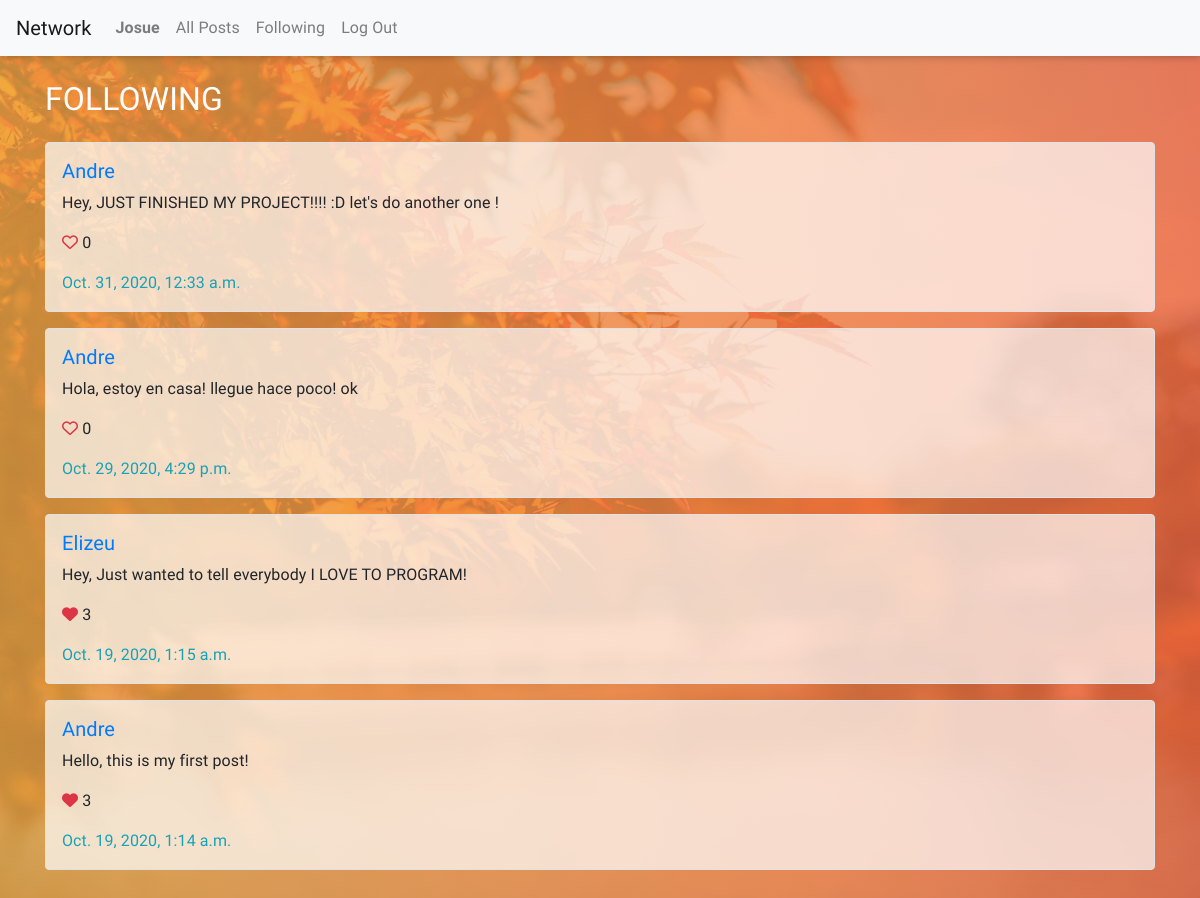
The app's page /following (signed in) with its own data.
### network/models.py (models this page shows, shortened)
class User(AbstractUser):
    def serialize(self):
        return {
            "id": self.id,
            "username": self.username,
            "email": self.email
        }

class Posts(models.Model):
    post = models.TextField()
    user = models.ForeignKey(User, on_delete=models.CASCADE)
    date = models.DateTimeField(auto_now=True)
    likes = models.ManyToManyField(User, related_name='likes')
    class Meta:
        verbose_name_plural = 'Posts'

### network/views.py (the view)
# urls.py: path('following', views.following, name="following"),
@login_required(login_url='/login')
def following(request):
    user_f = User.objects.get(pk=request.user.id)
    user_following = Followers.objects.get(user=user_f)
    following = Posts.objects.filter(user__in=user_following.followers.all()).order_by('-date')
    p = Paginator(following, 10)
    page_number = request.GET.get('page', 1)
    try:
        page = p.page(page_number)
    except:
        page = p.page(1)
    return render(request, "network/following.html", {
        'posts': page
        })

### network/templates/network/following.html (shortened to what this page needs)
{% extends "network/layout.html" %}
{% block body %}
    <div class="container">
        <h2 class="h2 text-white mt-4 mb-4">Following</h2>
        {% for post in posts %}
            <div class="border rounded posts mb-3 pl-3 pt-3">
                <h5 class="h5"><a href="{% url 'network:profile' post.user.id %}">{{post.user | capfirst}}</a></h5>
                <p>{{post.post}}</p>
                <p>
                    {% if post.likes.count == 0 %}
                        <i class="far fa-heart text-danger like" data-like="{{ post.id }}"></i>
                    {% else %}
                        {% if request.user not in post.likes.all %}
                            <i class="far fa-heart text-danger like" data-like="{{ post.id }}"></i>
                            <i class="fas fa-heart text-danger d-none unlike" data-unlike="{{ post.id }}"></i>
                        {% else %}
                            <i class="fas fa-heart text-danger unlike" data-unlike="{{ post.id }}"></i>
                        {% endif %}
                    {% endif %}
                    <span data-postLikes="{{ post.id }}">{{post.likes.count }}</span>
                </p>
                <p class="text-info">{{post.date}}</p>
            </div>
    {% endfor %}
    </div>
{% endblock %}

### network/templates/network/layout.html (shortened to what this page needs)
{% load static %}
<!DOCTYPE html>
<html lang="en">
    <head>
        <link rel="stylesheet" href="https://stackpath.bootstrapcdn.com/bootstrap/4.4.1/css/bootstrap.min.css">
        <link href="{% static 'network/styles.css' %}" rel="stylesheet">
    </head>
    <body>
        <nav class="navbar navbar-expand-lg navbar-light bg-light">
            <a class="navbar-brand" href="{% url 'network:index' %}">Network</a>
            <div>
              <ul class="navbar-nav mr-auto">
                {% if user.is_authenticated %}
                    <li class="nav-item">
                        <a class="nav-link" href="{% url 'network:profile' request.user.id %}"><strong>{{ request.user.username|title }}</strong></a>
                    </li>
                {% endif %}
                <li class="nav-item">
                  <a class="nav-link" href="{% url 'network:index' %}">All Posts</a>
                </li>
                {% if user.is_authenticated %}
                    <li class="nav-item">
                        <a class="nav-link" href="{% url 'network:following' %}">Following</a>
                    </li>
                    <li class="nav-item">
                        <a class="nav-link" href="{% url 'network:logout' %}">Log Out</a>
                    </li>
                {% endif %}
              </ul>
            </div>
          </nav>
        <div class="body">
            {% block body %}
            {% endblock %}
        </div>
    </body>
</html>

### network/static/network/styles.css (style rules this page uses)
body { background-image: linear-gradient( to right, rgba(238, 169, 73, 0.8), rgba(244, 107, 69, 0.8)), url(bg3.jpg); background-position: center; background-attachment: fixed; background-size: cover; font-family: 'Heebo', sans-serif; letter-spacing: 0.1px; }
.navbar { box-shadow: 0px 0.2px 8px rgba(0, 0, 0, 0.3); }
.posts { background-color: rgba(255, 255, 255, 0.7); }
.h2 { color: #4c4a37; text-transform: uppercase; font-weight: 500; }

### records on screen
User: user.username "Josue"
Posts: user "Andre", post "Hey, JUST FINISHED MY PROJECT!!!! :D let's do another one !", likes.count "0", date "Oct. 31, 2020, 12:33 a.m."
Posts: user "Andre", post "Hola, estoy en casa! llegue hace poco! ok", likes.count "0", date "Oct. 29, 2020, 4:29 p.m."
Posts: user "Elizeu", post "Hey, Just wanted to tell everybody I LOVE TO PROGRAM!", likes.count "3", date "Oct. 19, 2020, 1:15 a.m."
Posts: user "Andre", post "Hello, this is my first post!", likes.count "3", date "Oct. 19, 2020, 1:14 a.m."
